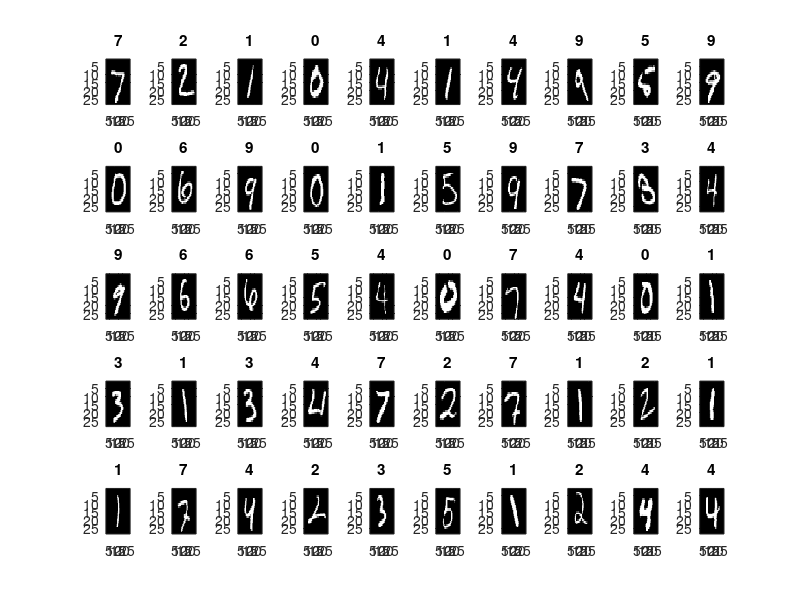

Here is the MATLAB script that generated this plot: (Note: this script raises an error after producing the figure.)
load images.mat;
load MNIST_tanh_150_50_DenseNet.mat;
N = size(IM_labels, 1); % number of test images used to testing robustness

figure                                          % initialize figure
colormap(gray)                                  % set to grayscale
for i = 1:50                                    % preview first 36 samples
    subplot(5,10,i)                              % plot them in 6 x 6 grid
    digit = reshape(IM_data(:,i), [28,28]);     % row = 28 x 28 image
    imagesc(digit)                              % show the image
    title(IM_labels(i))                   % show the label
end


% image perturbation by infinity norm attack (offsetting images)
eps = 0.005
for n = 1:N
   IM = IM_data(:, n);
   lb = IM - eps;
   ub = IM + eps;
   S_eps_005(n) = Star(lb, ub);
   A_eps_005(n) = AbsDom(lb, ub, inf);
   RS_eps_005(n) = RStar(lb, ub, inf);
end

eps = 0.010
for n = 1:N
   IM = IM_data(:, n);
   lb = IM - eps;
   ub = IM + eps;
   S_eps_010(n) = Star(lb, ub);
   A_eps_010(n) = AbsDom(lb, ub, inf);
   RS_eps_010(n) = RStar(lb, ub, inf);
end

eps = 0.015
for n = 1:N
   IM = IM_data(:, n);
   lb = IM - eps;
   ub = IM + eps;
   S_eps_015(n) = Star(lb, ub);
   A_eps_015(n) = AbsDom(lb, ub, inf);
   RS_eps_015(n) = RStar(lb, ub, inf);
end

eps = 0.020
for n = 1:N
   IM = IM_data(:, n);
   lb = IM - eps;
   ub = IM + eps;
   S_eps_020(n) = Star(lb, ub);
   A_eps_020(n) = AbsDom(lb, ub, inf);
   RS_eps_020(n) = RStar(lb, ub, inf);
end

eps = 0.025
for n = 1:N
   IM = IM_data(:, n);
   lb = IM - eps;
   ub = IM + eps;
   S_eps_025(n) = Star(lb, ub);
   A_eps_025(n) = AbsDom(lb, ub, inf);
   RS_eps_025(n) = RStar(lb, ub, inf);
end

eps = 0.030
for n = 1:N
   IM = IM_data(:, n);
   lb = IM - eps;
   ub = IM + eps;
   S_eps_030(n) = Star(lb, ub);
   A_eps_030(n) = AbsDom(lb, ub, inf);
   RS_eps_030(n) = RStar(lb, ub, inf);
end

eps = 0.1
for n = 1:N
   IM = IM_data(:, n);
   lb = IM - eps;
   ub = IM + eps;
   S_eps_1(n) = Star(lb, ub);
   A_eps_1(n) = AbsDom(lb, ub, inf);
   RS_eps_1(n) = RStar(lb, ub, inf);
end

eps = 0.2
for n = 1:N
   IM = IM_data(:, n);
   lb = IM - eps;
   ub = IM + eps;
   S_eps_2(n) = Star(lb, ub);
   A_eps_2(n) = AbsDom(lb, ub, inf);
   RS_eps_2(n) = RStar(lb, ub, inf);
end

eps = 0.3
for n = 1:N
   IM = IM_data(:, n);
   lb = IM - eps;
   ub = IM + eps;
   S_eps_3(n) = Star(lb, ub);
   A_eps_3(n) = AbsDom(lb, ub, inf);
   RS_eps_3(n) = RStar(lb, ub, inf);
end

eps = 0.4
for n = 1:N
   IM = IM_data(:, n);
   lb = IM - eps;
   ub = IM + eps;
   S_eps_4(n) = Star(lb, ub);
   A_eps_4(n) = AbsDom(lb, ub, inf);
   RS_eps_4(n) = RStar(lb, ub, inf);
end

eps = 0.5
for n = 1:N
   IM = IM_data(:, n);
   lb = IM - eps;
   ub = IM + eps;
   S_eps_5(n) = Star(lb, ub);
   A_eps_5(n) = AbsDom(lb, ub, inf);
   RS_eps_5(n) = RStar(lb, ub, inf);
end

eps = 0.6
for n = 1:N
   IM = IM_data(:, n);
   lb = IM - eps;
   ub = IM + eps;
   S_eps_6(n) = Star(lb, ub);
   A_eps_6(n) = AbsDom(lb, ub, inf);
   RS_eps_6(n) = RStar(lb, ub, inf);
end

eps = 0.7
for n = 1:N
   IM = IM_data(:, n);
   lb = IM - eps;
   ub = IM + eps;
   S_eps_7(n) = Star(lb, ub);
   A_eps_7(n) = AbsDom(lb, ub, inf);
   RS_eps_7(n) = RStar(lb, ub, inf);
end

eps = 0.8
for n = 1:N
   IM = IM_data(:, n);
   lb = IM - eps;
   ub = IM + eps;
   S_eps_8(n) = Star(lb, ub);
   A_eps_8(n) = AbsDom(lb, ub, inf);
   RS_eps_8(n) = RStar(lb, ub, inf);
end

eps = 0.9
for n = 1:N
   IM = IM_data(:, n);
   lb = IM - eps;
   ub = IM + eps;
   S_eps_9(n) = Star(lb, ub);
   A_eps_9(n) = AbsDom(lb, ub, inf);
   RS_eps_9(n) = RStar(lb, ub, inf);
end

eps = 1.0
for n = 1:N
   IM = IM_data(:, n);
   lb = IM - eps;
   ub = IM + eps;
   S_eps_10(n) = Star(lb, ub);
   A_eps_10(n) = AbsDom(lb, ub, inf);
   RS_eps_10(n) = RStar(lb, ub, inf);
end

save not_normalized/inputStar005.mat S_eps_005
save not_normalized/inputStar010.mat S_eps_010 
save not_normalized/inputStar015.mat S_eps_015  
save not_normalized/inputStar020.mat S_eps_020 
save not_normalized/inputStar025.mat S_eps_025 
save not_normalized/inputStar1.mat S_eps_1
save not_normalized/inputStar2.mat S_eps_2
save not_normalized/inputStar3.mat S_eps_3
save not_normalized/inputStar4.mat S_eps_4
save not_normalized/inputStar5.mat S_eps_5
save not_normalized/inputStar6.mat S_eps_6
save not_normalized/inputStar7.mat S_eps_7
save not_normalized/inputStar8.mat S_eps_8
save not_normalized/inputStar9.mat S_eps_9
save not_normalized/inputStar10.mat S_eps_10

save not_normalized/inputAbsDom005.mat A_eps_005 
save not_normalized/inputAbsDom010.mat A_eps_010 
save not_normalized/inputAbsDom015.mat A_eps_015 
save not_normalized/inputAbsDom020.mat A_eps_020  
save not_normalized/inputAbsDom025.mat A_eps_025 
save not_normalized/inputAbsDom030.mat A_eps_030
save not_normalized/inputAbsDom1.mat A_eps_1
save not_normalized/inputAbsDom2.mat A_eps_2
save not_normalized/inputAbsDom3.mat A_eps_3
save not_normalized/inputAbsDom4.mat A_eps_4
save not_normalized/inputAbsDom5.mat A_eps_5
save not_normalized/inputAbsDom6.mat A_eps_6
save not_normalized/inputAbsDom7.mat A_eps_7
save not_normalized/inputAbsDom8.mat A_eps_8
save not_normalized/inputAbsDom9.mat A_eps_9
save not_normalized/inputAbsDom10.mat A_eps_10

save not_normalized/inputRStar005.mat RS_eps_005 
save not_normalized/inputRStar010.mat RS_eps_010 
save not_normalized/inputRStar015.mat RS_eps_015 
save not_normalized/inputRStar020.mat RS_eps_020 
save not_normalized/inputRStar025.mat RS_eps_025 
save not_normalized/inputRStar030.mat RS_eps_030
save not_normalized/inputRStar1.mat RS_eps_1
save not_normalized/inputRStar2.mat RS_eps_2
save not_normalized/inputRStar3.mat RS_eps_3
save not_normalized/inputRStar4.mat RS_eps_4
save not_normalized/inputRStar5.mat RS_eps_5
save not_normalized/inputRStar6.mat RS_eps_6
save not_normalized/inputRStar7.mat RS_eps_7
save not_normalized/inputRStar8.mat RS_eps_8
save not_normalized/inputRStar9.mat RS_eps_9
save not_normalized/inputRStar10.mat RS_eps_10
